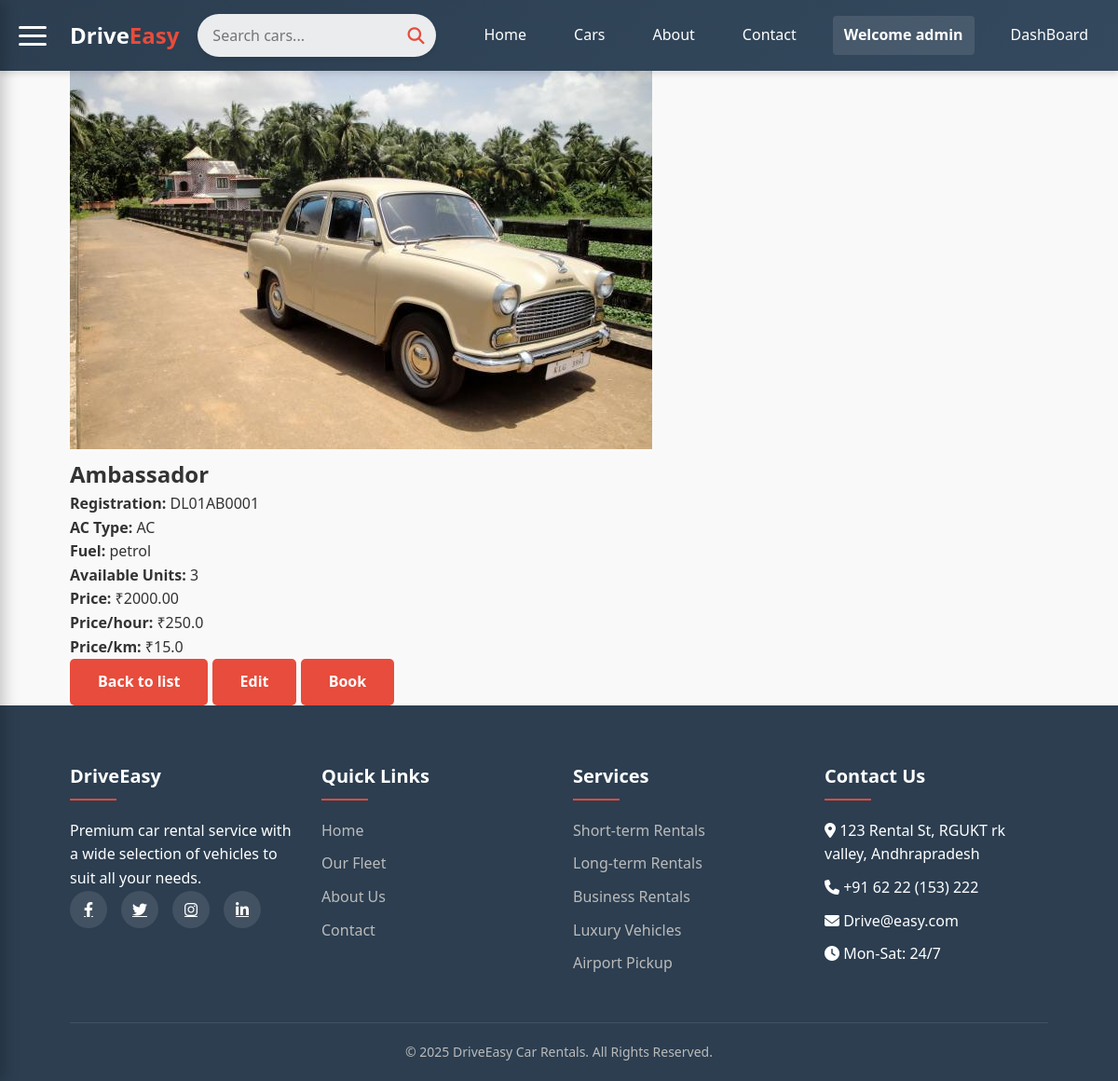
Screenshot of /dashboard/cars/1/ (signed in) with the database file from the repository.
### app/models.py (models this page shows, shortened)
class Car(models.Model):
    CATEGORY_CHOICES = [
        ('Ambassador', 'Ambassador'),
        ('Tata Sumo', 'Tata Sumo'),
        ('Maruti Omni', 'Maruti Omni'),
        ('Maruti Esteem', 'Maruti Esteem'),
        ('Mahindra Armada', 'Mahindra Armada'),
    ]
    AC_CHOICES = [('AC', 'AC'), ('Non-AC', 'Non-AC')]
    STATUS_CHOICES = [('available', 'Available'), ('repair', 'Repair')]
    Fuel_con = [('petrol', 'Petrol'), ('diesel', 'Diesel'), ('gas', 'Gas'), ('electric', 'Electric')]
    category = models.CharField(max_length=20, choices=CATEGORY_CHOICES)
    ac_type = models.CharField(max_length=10, choices=AC_CHOICES)
    total_cars = models.IntegerField(default=1)
    registration_number = models.CharField(max_length=20, unique=True)
    image = models.ImageField(upload_to='cars/')
    price = models.DecimalField(max_digits=8, decimal_places=2)
    price_per_hour = models.FloatField(default=0)
    price_per_km = models.FloatField(default=0)
    fuel_consumption = models.CharField(max_length=15, choices=Fuel_con, default='diesel')
    status = models.CharField(max_length=10, choices=STATUS_CHOICES, default='available')
    is_returned = models.BooleanField(default=False)
    pending_payment = models.DecimalField(max_digits=10, decimal_places=2, default=0)
    damage_reported = models.BooleanField(default=False)
    damage_fee = models.DecimalField(max_digits=10, decimal_places=2, default=0)
    returned_at = models.DateTimeField(null=True, blank=True)

### app/views.py (the view)
# urls.py: path('dashboard/cars/<int:pk>/', views.car_detail_view, name='car_detail'),
@login_required
def car_detail_view(request, pk):
    car = get_object_or_404(Car, id=pk)
    return render(request, 'app/car_detail.html', {'car': car})

### app/templatetags/car_extras.py (called while the page is built, shortened)
@register.simple_tag
def car_image_url(car):
    try:
        if getattr(car, 'image') and car.image:
            path = os.path.join(settings.MEDIA_ROOT, car.image.name)
            if os.path.exists(path):
                return settings.MEDIA_URL + car.image.name
    except Exception:
        pass

### app/templates/app/car_detail.html
{% extends 'app/base.html' %}
{% load static %}
{% block content %}
<div class="container mt-4">
    <div class="row">
        <div class="col-md-6">
            {% load car_extras %}
            {% car_image_url car as image_url %}
            <img src="{{ image_url }}" class="img-fluid" alt="{{ car.category }}">
        </div>
        <div class="col-md-6">
            <h2>{{ car.category }}</h2>
            <p><strong>Registration:</strong> {{ car.registration_number }}</p>
            <p><strong>AC Type:</strong> {{ car.ac_type }}</p>
            <p><strong>Fuel:</strong> {{ car.fuel_consumption }}</p>
            <p><strong>Available Units:</strong> {{ car.total_cars }}</p>
            <p><strong>Price:</strong> ₹{{ car.price }}</p>
            <p><strong>Price/hour:</strong> ₹{{ car.price_per_hour }}</p>
            <p><strong>Price/km:</strong> ₹{{ car.price_per_km }}</p>
            <div class="mt-3">
                <a href="{% url 'cars' %}" class="btn btn-secondary">Back to list</a>
                {% if user.is_staff %}
                    <a href="{% url 'car_update' car.id %}" class="btn btn-primary">Edit</a>
                {% endif %}
                <a href="{% url 'booking' %}?car_id={{ car.id }}" class="btn btn-success">Book</a>
            </div>
        </div>
    </div>
</div>
{% endblock %}

### app/templates/app/header.html (shortened to what this page needs)
{% load static %}
<!DOCTYPE html>
<html lang="en">
<head>
  <link rel="stylesheet" href="{% static 'app/css/h_style.css' %}">
  <link rel="stylesheet" href="https://cdnjs.cloudflare.com/ajax/libs/font-awesome/6.4.0/css/all.min.css">
</head>
<body>
  <header>
    <div class="header-container">
      <div id="hamburger" class="hamburger" onclick="toggleSidebar()">
        <div></div>
        <div></div>
        <div></div>
      </div>
      <a href="{% url 'index' %}" class="logo">Drive<span>Easy</span></a>
      <form action="{% url 'cars' %}" method="get" class="search-form">
        <input type="text" name="q" placeholder="Search cars..." class="search-input">
        <button type="submit" class="search-button">
          <i class="fas fa-search"></i>
        </button>
      </form>
      <nav>
        <ul>
          <li><a href="{% url 'index' %}">Home</a></li>
          <li><a href="{% url 'cars' %}">Cars</a></li>
          <li><a href="{% url 'about' %}">About</a></li>
          <li><a href="#contact">Contact</a></li>
          {% if user.is_authenticated %}
            <li class="user-welcome">Welcome {{ user.username }}</li>
            {% if user.is_superuser %}
            <li><a href="{% url 'admin_dashboard' %}">DashBoard</a></li>
            {% else %}
            <li><a href="{% url 'booked_cars' %}">Booked Cars</a></li>
            <li><a href="{% url 'logout' %}">Logout</a></li>
            {% endif %}
          {% else %}
            <li><a href="{% url 'login' %}">Login</a></li>
            <li><a href="{% url 'register' %}">Register</a></li>
          {% endif %}
        </ul>
      </nav>
    </div>
  </header>
</body>
</html>

### app/static/app/css/style.css (style rules this page uses)
:root { --primary: #2c3e50; --secondary: #e74c3c; --light: #ecf0f1; --dark: #34495e; --success: #27ae60; }
* { margin: 0; padding: 0; box-sizing: border-box; font-family: 'Segoe UI', Tahoma, Geneva, Verdana, sans-serif; }
body { background-color: #f9f9f9; color: #333; line-height: 1.6; }
.container { width: 90%; max-width: 1200px; margin: 0 auto; padding: 0 15px; }
nav ul { display: flex; list-style: none; }
nav ul li { margin-left: 25px; }
nav ul li a { color: white; text-decoration: none; font-weight: 500; transition: color 0.3s; }
.btn { display: inline-block; padding: 12px 30px; background-color: var(--secondary); color: white; border: none; border-radius: 5px; font-size: 16px; font-weight: 600; text-decoration: none; transition: all 0.3s; cursor: pointer; }
.search-form { display: grid; grid-template-columns: repeat(auto-fit, minmax(200px, 1fr)); gap: 15px; }

### app/static/app/css/h_style.css (style rules this page uses)
:root { --primary: #2c3e50; --dark: #34495e; --light: #ecf0f1; --accent: #e74c3c; --text-light: #ffffff; --shadow: 0 4px 6px rgba(0, 0, 0, 0.1); --transition: all 0.3s ease; }
* { margin: 0; padding: 0; box-sizing: border-box; font-family: 'Segoe UI', Tahoma, Geneva, Verdana, sans-serif; }
body { background-color: #f9f9f9; color: #333; line-height: 1.6; overflow-x: hidden; }
header { background: linear-gradient(135deg, var(--primary), var(--dark)); color: white; padding: 15px 0; box-shadow: var(--shadow); position: sticky; top: 0; z-index: 1000; border-bottom: none; }
.header-container { display: flex; align-items: center; max-width: 1200px; margin: 0 auto; padding: 0 20px; }
.hamburger { cursor: pointer; display: flex; flex-direction: column; width: 30px; height: 21px; justify-content: space-between; transition: var(--transition); margin-right: 25px; }
.hamburger div { height: 3px; width: 100%; background-color: white; border-radius: 10px; transition: var(--transition); }
.logo { font-weight: bold; font-size: 24px; color: #fff; text-decoration: none; margin-right: 20px; transition: var(--transition); }
.logo span { color: var(--accent); }
.search-form { flex: 1; display: flex; align-items: center; position: relative; margin-right: 15px; max-width: 400px; }
.search-input { width: 100%; padding: 12px 45px 12px 16px; border: none; border-radius: 25px; outline: none; font-size: 16px; background: rgba(255, 255, 255, 0.9); transition: var(--transition); box-shadow: 0 2px 5px rgba(0,0,0,0.1); }
.search-button { position: absolute; right: 12px; top: 50%; transform: translateY(-50%); border: none; background: transparent; color: var(--accent); cursor: pointer; font-size: 18px; transition: var(--transition); }
nav { margin-left: auto; }
nav ul { display: flex; list-style: none; gap: 2px; align-items: center; margin: 0; padding: 0; }
nav ul li a { color: #fff; text-decoration: none; font-weight: 500; padding: 8px 12px; border-radius: 4px; transition: var(--transition); }
.user-welcome { color: white; font-weight: 600; padding: 8px 12px; border-radius: 4px; background: rgba(255, 255, 255, 0.1); }
.btn { display: inline-block; padding: 12px 30px; background-color: var(--accent); color: white; text-decoration: none; border-radius: 5px; font-weight: 600; transition: var(--transition); }

### rows the page displays
Car: category (picture), category "Ambassador", registration_number "DL01AB0001", ac_type "AC", fuel_consumption "petrol", total_cars "3", price "2000.00", price_per_hour "250.0", price_per_km "15.0"

### other values shown
{{ user.username }} "admin"
